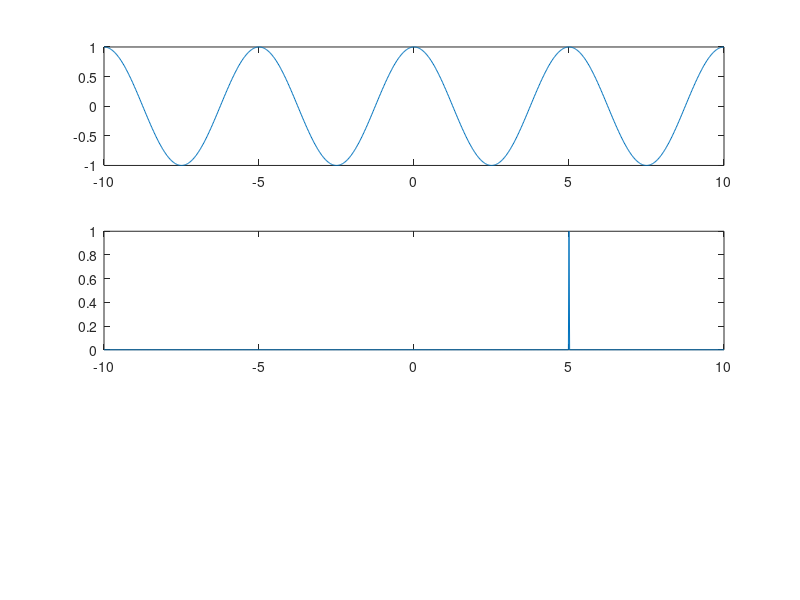

Write MATLAB code to recreate this figure. (Note: this script raises an error after producing the figure.)
clear all; clc ;close all;
%% LAB 03 Practice 1 Q1
n =  linspace(-10,10,1001);
s = cos(2*pi*0.2*n);
%s = t.*(t>0).*(t<2);
inpulse = 1.*(n==5);%1.*(t==5)
figure(1);
subplot(3,1,1);
plot(n,s);

figure(1);
subplot(3,1,2);
plot(n,inpulse);

[conv_y,out_length] = conv_(s,inpulse);
conv_n = linspace(2*min(n),2*max(n),out_length);
figure(1);
subplot(3,1,3);
plot(conv_n,conv_y);

%% LAB 03 Practice 1 Q2
%s = cos(2*pi*0.2*t).*(t<-pi) + cos(2*pi*0.8*t).*(t>=-1*pi);
%s = cos(2*pi*0.2*t)+cos(2*pi*0.8*t)+cos(2*pi*0.4*t);
s = cos(2*pi*0.2*n);

z =  linspace(0,5,1001);
H_of_z = (1 + 0.9*z.^-1 )./((1-1.6*z.^-1+0.73*z.^-2));

%H_of_z = ((1 - 1*z.^-1 ).*(1 - 4*z.^-1 ))./(((1 - 2*z.^-1 ).*(1 - 2.1*z.^-1 ).*(1 - 2.2*z.^-1 ).*(1 - 2.3*z.^-1 )));

figure(2);
subplot(2,1,1);
plot(z,abs(H_of_z));
title('|H(z)|')
subplot(2,1,2);
plot(z,phase(H_of_z));
title('∠H(z)')

S = fftshift(fft(s));
h_of_n = ifft(fftshift(H_of_z));
figure(3);
plot(n,abs(h_of_n));

figure(4);
plot(z,abs(S));




